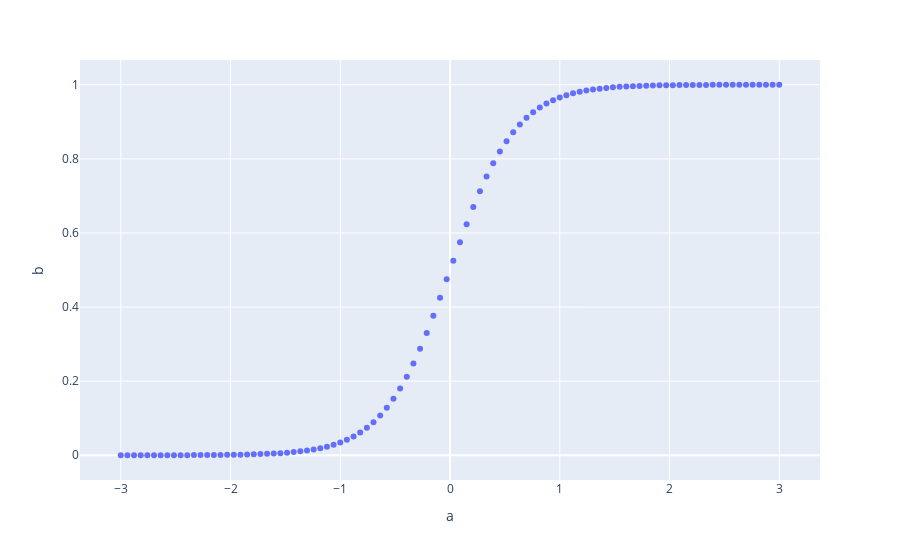

This figure's notebook cell:
### Markdown cell above
**2. Sigmoid Function**

### Code cell
a = np.linspace(-3,3,100)
b = 1/(1 + np.exp(-x))

data=pd.DataFrame(dict(a=a, b=b))
fig=data.plot.scatter(x='a',y='b')
fig.show()
